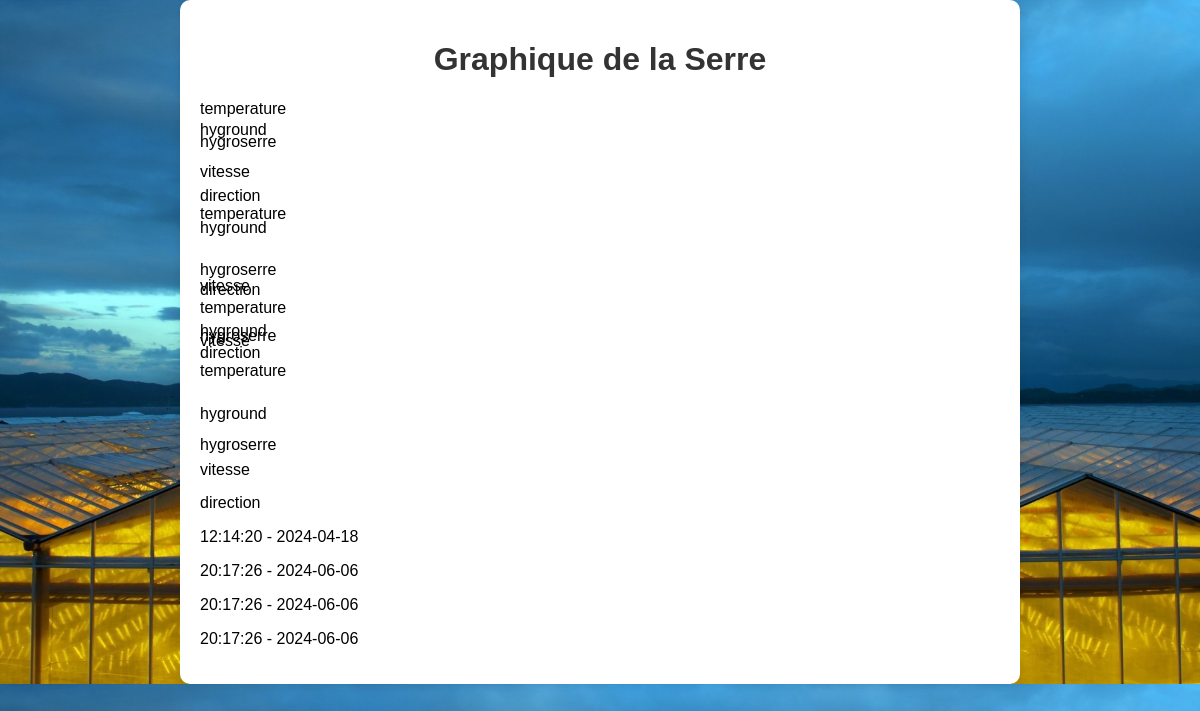
/consult.php, run on the app's committed database.
### tables this page shows
CREATE TABLE IF NOT EXISTS `measure` (
  `id` int NOT NULL AUTO_INCREMENT,
  `temperature` int NOT NULL,
  `hygrometry_grnd` int NOT NULL,
  `hygrometry_serre` int NOT NULL,
  `wind_speed` int NOT NULL,
  `wind_direction` varchar(20) NOT NULL,
  `id_date` int NOT NULL,
  PRIMARY KEY (`id`),
  KEY `id_date` (`id_date`)
);

CREATE TABLE IF NOT EXISTS `date` (
  `id` int NOT NULL AUTO_INCREMENT,
  `date` date NOT NULL,
  `time` time NOT NULL,
  PRIMARY KEY (`id`)
);

### consult.php (the view, shortened to what this page needs)
<?php
$servername = "localhost";
$username = "root";
$password = "btssnirjeanperrin";
$dbname = "Serre";
$conn = new mysqli($servername, $username, $password, $dbname);
$sql = "SELECT * FROM `Measure`";
$result = $conn->query($sql);
$sql_date = "SELECT * FROM `Date`";
$result_date = $conn->query($sql_date);
?>
<!DOCTYPE html>
<html lang="fr">
<head>
    <link rel="stylesheet" href="graph.css">
</head>
<body>
    <div class="container">
        <h1>Graphique de la Serre</h1>
        <div class="graph">
            <?php while ($row = $result->fetch_assoc()): ?>
                <div class="bar" style="height: <?php echo $row['temperature']; ?>px;">temperature</div>
                <div class="bar" style="height: <?php echo $row['hygrometry_grnd']; ?>px;">hyground</div>
                <div class="bar" style="height: <?php echo $row['hygrometry_serre']; ?>px;">hygroserre</div>
                <div class="bar" style="height: <?php echo $row['wind_speed']; ?>px;">vitesse</div>
                <div class="bar" style="height: <?php echo $row['wind_direction']; ?>px;">direction</div>
            <?php endwhile; ?>
        </div>
        <div class="date">
            <?php while ($row_date = $result_date->fetch_assoc()): ?>
                <p><?php echo $row_date['time'] . " - " . $row_date['date']; ?></p>
            <?php endwhile; ?>
        </div>
    </div>
</body>
</html>

### graph.css (style rules this page uses)
body { font-family: Arial, sans-serif; background-image: url('Serrre.jpg'); background-size: cover; margin: 0; padding: 0; }
.container { max-width: 800px; margin: 0 auto; padding: 20px; background-color: #fff; border-radius: 10px; box-shadow: 0 0 10px rgba(0, 0, 0, 0.1); }
h1 { text-align: center; color: #333; }

### data on the page
measure: $row['temperature'] 21 (drawn), $row['hygrometry_grnd'] 12 (drawn), $row['hygrometry_serre'] 30 (drawn), $row['wind_speed'] 24 (drawn)
measure: $row['temperature'] 14 (drawn), $row['hygrometry_grnd'] 42 (drawn), $row['hygrometry_serre'] 16 (drawn), $row['wind_speed'] 4 (drawn)
measure: $row['temperature'] 23 (drawn), $row['hygrometry_grnd'] 5 (drawn), $row['hygrometry_serre'] 5 (drawn), $row['wind_speed'] 12 (drawn)
measure: $row['temperature'] 43 (drawn), $row['hygrometry_grnd'] 31 (drawn), $row['hygrometry_serre'] 25 (drawn), $row['wind_speed'] 33 (drawn)
date: time "12:14:20", date "2024-04-18"
date: time "20:17:26", date "2024-06-06"
date: time "20:17:26", date "2024-06-06"
date: time "20:17:26", date "2024-06-06"
